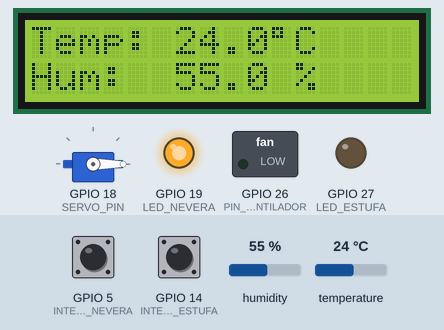
This sketch was run on a simulated ESP32. Shown: 16×2 character LCD, servo, switched loads named in the sketch (green lamp = pin HIGH), output pins drawn as LEDs (lit = HIGH). The test bench sets the inputs (shaded band); at power-on: temperature 24 °C, GPIO 5 (INTERRUPTOR_NEVERA) HIGH, GPIO 14 (INTERRUPTOR_ESTUFA) HIGH, humidity 55 %. What the sketch prints to the serial monitor is not drawn.

Above: at 3.1 s.
3.2 s: temperature set to 26 °C
At 5.7 s:
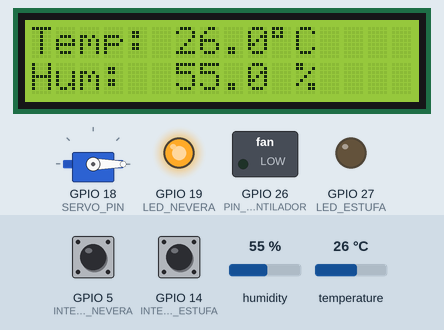
6.5 s: temperature set to 29 °C
At 8.7 s:
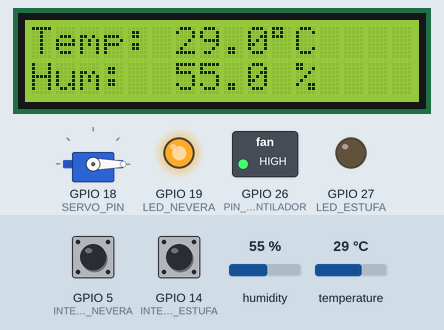
9.0 s: GPIO 5 (INTERRUPTOR_NEVERA) pulled LOW for 0.15 s
At 9.07 s:
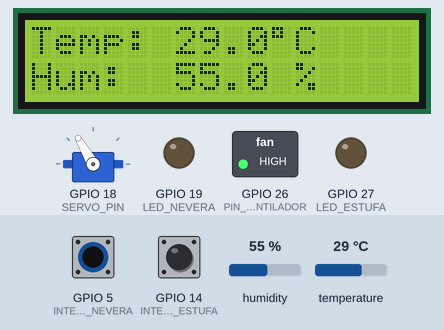
10.6 s: GPIO 14 (INTERRUPTOR_ESTUFA) pulled LOW for 0.15 s
At 10.67 s:
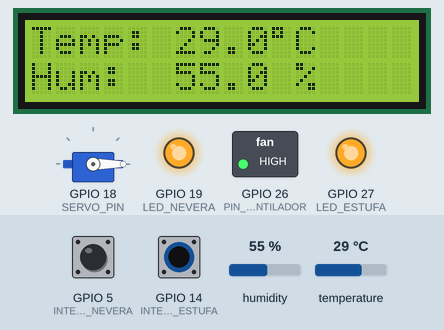
12.2 s: humidity set to 22 %
At 13.7 s:
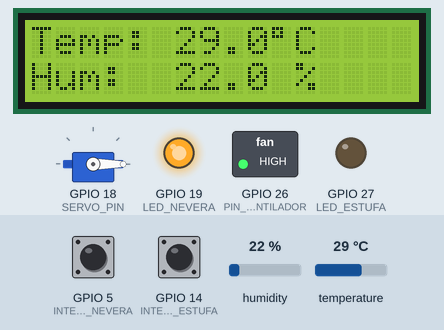
14.0 s: humidity set to 40 %
At 15.9 s:
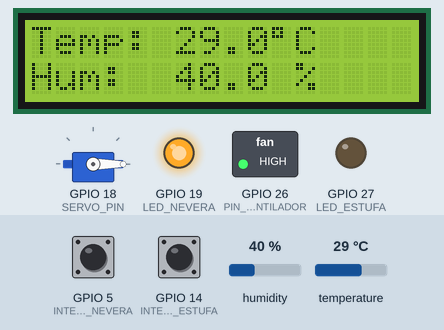
Timing chart, 0 to 17.4 s (numbered marks = the images above; inputs shaded):
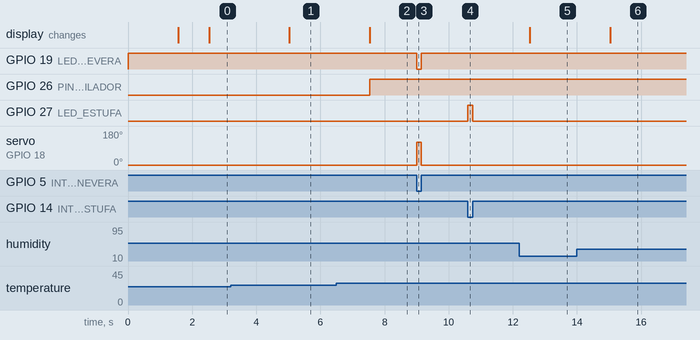

The sketch:

smart_kitchen.ino
```cpp
/* ============================================================
    COCINA INTELIGENTE - CÓDIGO FINAL ESTABLE (PIN 26 + TRANSISTOR 2N2222)
    ============================================================ */
#include <LiquidCrystal.h>
#include <DHT.h>
#include <ESP32Servo.h>

// ---------------- PINES ----------------
#define DHTPIN             4     // Sensor DHT11
#define DHTTYPE            DHT11
#define LED_ESTUFA         27    // LED estufa
#define INTERRUPTOR_ESTUFA 14    // Interruptor ON/OFF estufa
#define SERVO_PIN          18    // Servo nevera
#define LED_NEVERA         19    // LED nevera
#define INTERRUPTOR_NEVERA 5     // Interruptor ON/OFF nevera
#define PIN_VENTILADOR     26    // Ventilador -> Base del 2N2222 (via resistencia 1k)

// Pines LCD 16x2
#define LCD_RS 21
#define LCD_E  22
#define LCD_D4 23
#define LCD_D5 25
#define LCD_D6 32
#define LCD_D7 33

// ---------------- CONFIGURACION ----------------
#define TEMP_UMBRAL        28.0  // Temperatura para activar ventilador
#define INTERVALO_DHT      2500  // Intervalo de lectura DHT11 (ms)

DHT dht(DHTPIN, DHTTYPE);
LiquidCrystal lcd(LCD_RS, LCD_E, LCD_D4, LCD_D5, LCD_D6, LCD_D7);
Servo servoNevera;

unsigned long lastLecturaDHT = 0;

void setup() {
  Serial.begin(115200);

  // Transistor 2N2222 como interruptor directo: LOW = apagado, HIGH = encendido
  digitalWrite(PIN_VENTILADOR, LOW);
  pinMode(PIN_VENTILADOR, OUTPUT);
  digitalWrite(PIN_VENTILADOR, LOW);  // Ventilador APAGADO al iniciar

  // Configuración de otros periféricos
  pinMode(LED_ESTUFA, OUTPUT);
  pinMode(LED_NEVERA, OUTPUT);
  pinMode(INTERRUPTOR_ESTUFA, INPUT_PULLUP);
  pinMode(INTERRUPTOR_NEVERA, INPUT_PULLUP);
  digitalWrite(LED_ESTUFA, LOW);
  digitalWrite(LED_NEVERA, HIGH); // LED de nevera inicia encendido porque la puerta arranca cerrada (0°)

  dht.begin();
  lcd.begin(16, 2);
  lcd.print("Iniciando...");

  servoNevera.setPeriodHertz(50);
  servoNevera.attach(SERVO_PIN, 500, 2500);
  servoNevera.write(0);

  delay(1500);
  lcd.clear();

  Serial.println("Sistema listo. Ventilador debe estar APAGADO.");
}

void loop() {
  // ---- Lógica de INTERRUPTORES ----
  bool estufaEncendida = (digitalRead(INTERRUPTOR_ESTUFA) == LOW);
  digitalWrite(LED_ESTUFA, estufaEncendida ? HIGH : LOW);

  bool neveraAbierta = (digitalRead(INTERRUPTOR_NEVERA) == LOW);

  // MODIFICADO:
  // - Si la nevera está abierta (true), el LED se apaga (LOW).
  // - Si la nevera está cerrada (false), el LED se enciende (HIGH).
  digitalWrite(LED_NEVERA, neveraAbierta ? LOW : HIGH);

  // El servo se abre a 120 grados cuando el interruptor se activa
  servoNevera.write(neveraAbierta ? 120 : 0);

  // ---- Control Ventilador (DHT11) ----
  if (millis() - lastLecturaDHT > INTERVALO_DHT) {
    lastLecturaDHT = millis();
    float h = dht.readHumidity();
    float t = dht.readTemperature();

    Serial.print("Temp: ");
    Serial.print(t);
    Serial.print(" C | Hum: ");
    Serial.print(h);
    Serial.print(" % | ");

    if (!isnan(h) && !isnan(t)) {
      lcd.setCursor(0, 0);
      lcd.print("Temp: "); lcd.print(t, 1); lcd.print((char)223); lcd.print("C   ");
      lcd.setCursor(0, 1);
      lcd.print("Hum:  "); lcd.print(h, 1); lcd.print(" %   ");

      bool ventiladorEncendido = (t >= TEMP_UMBRAL);
      digitalWrite(PIN_VENTILADOR, ventiladorEncendido ? HIGH : LOW);

      Serial.println(ventiladorEncendido ? "VENTILADOR ON" : "Ventilador OFF");
    } else {
      Serial.println("ERROR: Lectura DHT11 fallida (NaN)");
    }
  }
}
```

Measured:
- the behaviour switches between 27 and 28 °C on temperature (found by bisection; images 1 and 2)
- after the input at 3.2 s, the display: changes after 1.8 s (image 1)
- after the input at 6.5 s, GPIO 26 (PIN_VENTILADOR): LOW → HIGH after 1.0 s; the display: changes after 1.0 s (image 2)
- after the input at 9.0 s, GPIO 19 (LED_NEVERA): HIGH → LOW at once, → HIGH 0.15 s later; servo on GPIO 18 (SERVO_PIN): 0° → 120° at once, → 0° 0.15 s later
- after the input at 10.6 s, GPIO 27 (LED_ESTUFA): LOW → HIGH at once, → LOW 0.15 s later
- after the input at 12.2 s, the display: changes after 0.33 s (image 5)
- after the input at 14.0 s, the display: changes after 1.0 s (image 6)
